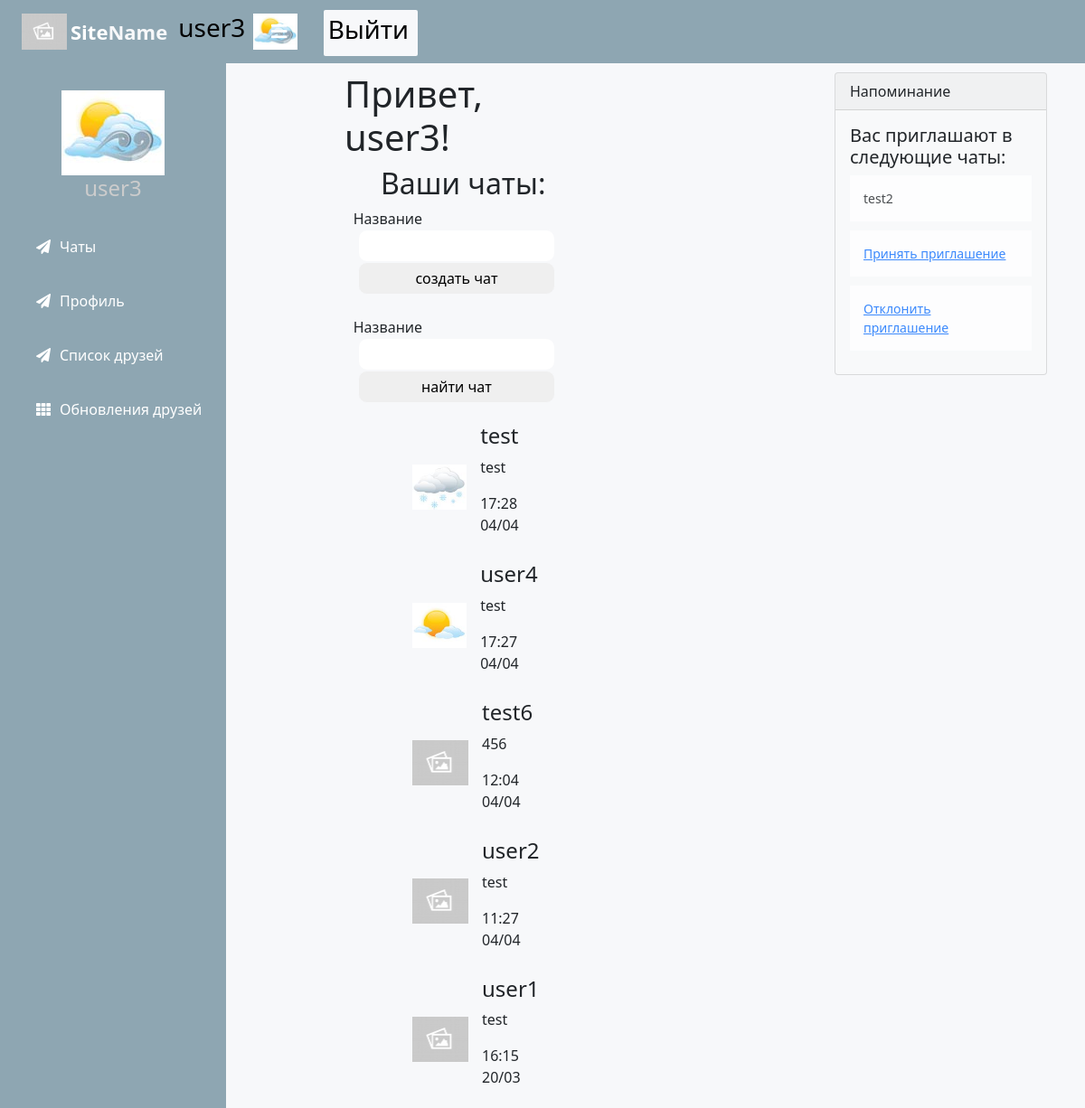
Before: /index (signed in) with the older database file.
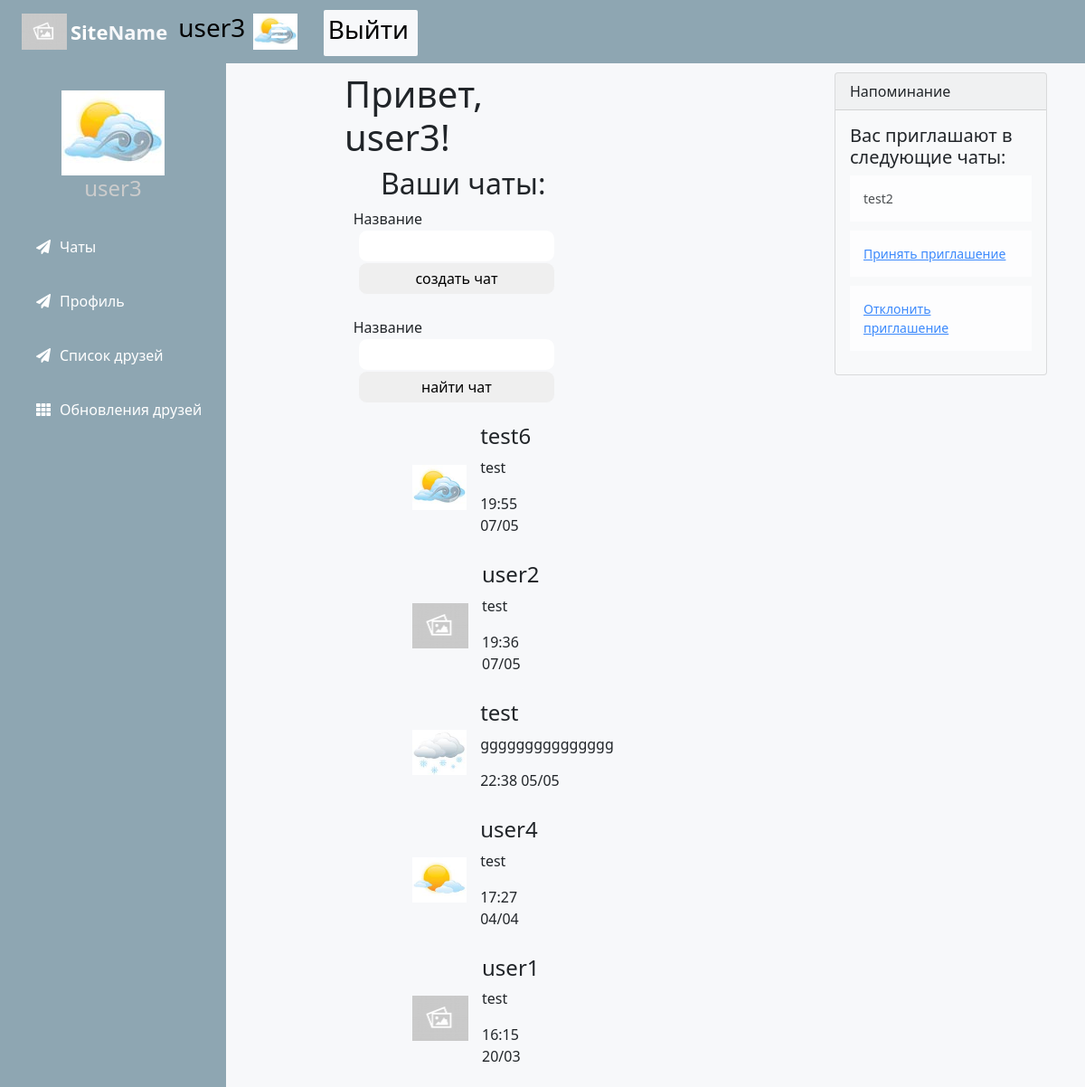
After: the same page with the newer database file.
### app/models.py (models this page shows, shortened)
class User(UserMixin, db.Model):
    id = db.Column(db.Integer, primary_key=True)
    username = db.Column(db.String(64), index=True, unique=True)
    email = db.Column(db.String(120), index=True, unique=True)
    password_hash = db.Column(db.String(128))
    posts = db.relationship('Post', backref='author', lazy='dynamic')
    invitations = db.relationship('Invitation', backref='user', lazy='dynamic')
    about_me = db.Column(db.String(140))
    last_seen = db.Column(db.DateTime, default=datetime.now(pytz.timezone('Europe/Moscow')))
    followed = db.relationship(
        'User', secondary=followers,
        primaryjoin=(followers.c.follower_id == id),
        secondaryjoin=(followers.c.followed_id == id),
        backref=db.backref('followers', lazy='dynamic'), lazy='dynamic')
    image = db.Column(db.BLOB, default=None)
    news = db.relationship('News', backref='author', lazy='dynamic')
    liked_news = db.relationship('User', secondary=user_news, backref='liked_users')
    def get_image(self):
        if self.image is not None:
            return b64encode(self.image).decode('UTF-8')

class Chat(db.Model):
    id = db.Column(db.Integer, primary_key=True)
    name = db.Column(db.String(64), index=True)
    users = db.relationship('User', secondary=user_chats, backref='chats')
    posts = db.relationship('Post', backref='chat', lazy='dynamic')
    invitations = db.relationship('Invitation', backref='chat', lazy='dynamic')
    image = db.Column(db.BLOB, default=None)
    def get_image(self):
        if self.image is not None:
            return b64encode(self.image).decode('UTF-8')

class Post(db.Model):
    id = db.Column(db.Integer, primary_key=True)
    body = db.Column(db.String(140))
    timestamp = db.Column(db.DateTime, index=True, default=datetime.now(pytz.timezone('Europe/Moscow')))
    user_id = db.Column(db.Integer, db.ForeignKey('user.id'))
    chat_id = db.Column(db.Integer, db.ForeignKey('chat.id'))
    news_id = db.Column(db.Integer, db.ForeignKey('news.id'))

class Invitation(db.Model):
    id = db.Column(db.Integer, primary_key=True)
    user_id = db.Column(db.Integer, db.ForeignKey('user.id'))
    chat_id = db.Column(db.Integer, db.ForeignKey('chat.id'))

### app/routes.py (the view, shortened to what this page needs)
@app.route('/', methods=['GET', 'POST'])
@app.route('/index', methods=['GET', 'POST'])
@login_required
def index():
    form = SearchAndCreateChatForm()
    chats = current_user.chats
    chats.sort(key=lambda x: x.posts[-1].timestamp)
    invite = Invitation.query.filter_by(user=current_user).first()
    if invite is None:
        return render_template('index.html', title='Главная страница', chats=reversed(chats), count=0,
                               form=form)
    return render_template('index.html', title='Главная страница', chats=reversed(chats),
                           invitations=current_user.invitations, count=1, form=form)

### app/forms.py (shortened to what this page needs)
class SearchAndCreateChatForm(FlaskForm):
    search_name = StringField('Название', validators=[])
    search_submit = SubmitField('найти чат')
    create_name = StringField('Название', validators=[])
    create_submit = SubmitField('создать чат')

### app/models.py (called while the page is built)
@login.user_loader
def load_user(id):
    return User.query.get(int(id))

### app/routes.py (called while the page is built)
@app.before_request
def before_request():
    if current_user.is_authenticated:
        current_user.last_seen = datetime.now(pytz.timezone('Europe/Moscow'))
        db.session.commit()

### app/templates/index.html (shortened to what this page needs)
{% extends "base.html" %}
{% block content %}
    <div class="row">
        <div class="col-lg-9 col-md-9 col-sm-9">
            <div class='main-part'>
                <h1>Привет, {{ current_user.username }}!</h1>
                <h2>Ваши чаты:</h2>
                <form action="" method="post" novalidate>
                    {{ form.create_name.label }}<br>
                    {{ form.create_name() }}
                    {{ form.create_submit() }}<br>
                    {{ form.search_name.label }}<br>
                    {{ form.search_name() }}
                    {{ form.search_submit() }}
                </form>
                <div class='friends-messages'>
                    {% for chat in chats %}
                        <div class="chat-instance"
                             onclick="location.href = '{{ url_for('chat', chat_id=chat.id) }}';">
                            <div class="chat-image">
                                {% if chat.name.find('none') == -1 %}
                            {% if chat.get_image() == None %}
                                <img src="../static/empty.jpg">
                            {% else %}
                                <img>
                            {% endif %}
                        {% elif chat.users[0] == current_user %}
                            {% if chat.users[1].get_image() == None %}
                                <img src="../static/empty.jpg">
                            {% else %}
                                <img>
                            {% endif %}
                        {% else %}
                            {% if chat.users[0].get_image() == None %}
                                <img src="../static/empty.jpg">
                            {% else %}
                                <img>
                            {% endif %}
                        {% endif %}
                            </div>
                            <div class="chat-inf">
                                <div class="chat-name">
                                    {% if chat.name.find('none') == -1 %}
                                        <h4>{{ chat.name }}</h4>
                                    {% elif chat.users[0] == current_user %}
                                        <h4>{{ chat.users[1].username }}</h4>
                                    {% else %}
                                        <h4>{{ chat.users[0].username }}</h4>
                                    {% endif %}
                                </div>
                                <div class="chat-last-message">
                                    <p> {{ chat.posts[-1].body[:15] }}</p>
                                    <p> {{ chat.posts[-1].timestamp.strftime('%H:%M %d/%m') }}</p>
                                </div>
                            </div>
                        </div>
                    {% endfor %}
                </div>
            </div>
            </div>
            <div class="col-lg-3 col-md-3 col-sm-3">
                <div class="notification-block">
                    {% if count > 0 %}
                        <div class="card text-black bg-light mb-3">
                            <div class="card-header">Напоминание</div>
                            <div class="card-body">
                                <h5 class="card-title">Вас приглашают в следующие чаты:</h5>
                                {% for invitation in invitations %}
                                    <div class="not-block">
                                        <p>{{ invitation.chat.name }}</p>
                                        <p class="card-text"><a
                                                href="{{ url_for('accept_the_invitation', invitation_id=invitation.id) }}">Принять
                                            приглашение</a></p>
                                        <p class="card-text"><a
                                            href="{{ url_for('decline_the_invitation', invitation_id=invitation.id) }}">Отклонить
                                        приглашение</a></p>
                                    </div>
                                    </div>
                                    </div>
                                {% endfor %}
                    {% endif %}
                </div>
            </div>
        </div>
{% endblock %}

### app/templates/base.html (shortened to what this page needs)
<html>
<head>
    <link href="https://cdn.jsdelivr.net/npm/bootstrap@5.0.0-beta3/dist/css/bootstrap.min.css" rel="stylesheet"
>
    <link rel="stylesheet" href="../static/autorization.css" type="text/css"/>
    <link rel="stylesheet" href="../static/common.css" type="text/css"/>
    <link rel="stylesheet" href="../static/messages.css" type="text/css"/>
    <link rel="stylesheet" href="../static/friends.css" type="text/css"/>
    <link rel="stylesheet" href="../static/profile.css" type="text/css"/>
    <link rel="stylesheet" href="../static/menu.css" type="text/css"/>
    <link rel="stylesheet" href="../static/news.css" type="text/css"/>
    <link rel="stylesheet" href="../static/menu.css">
    <link rel="stylesheet" href="https://cdnjs.cloudflare.com/ajax/libs/font-awesome/5.12.1/css/all.min.css">
</head>
<body>
    <header>
        <label for="check">
            <i class="fas fa-bars" id="sidebar_btn"></i>
        </label>
            <div class="name-logo">
                <div>
                    <img src="../static/empty.jpg"/>
                </div>
            <div class="left_area">
                <h3>Site<span>Name</span></h3>
            </div>
            <div class="right_area">
                {% if current_user.is_authenticated %}
                    <div class="user-information"
                         onclick="location.href='{{ url_for('user', username=current_user.username) }}';">
                        <div>
                            <h3>{{ current_user.username }}</h3>
                        </div>
                        <div>
                            {% if current_user.get_image() == None %}
                                <img src="../static/empty.jpg">
                            {% else %}
                                <img>
                            {% endif %}
                        </div>
                        <div>
                            {% if current_user.is_anonymous %}
                                <a href="{{ url_for('login') }}" class="logout_btn"><h3>Войти</h3></a>
                            {% else %}
                                <a href="{{ url_for('logout') }}" class="logout_btn"><h3>Выйти</h3></a>
                            {% endif %}
                        </div>
                    </div>
                {% endif %}
            </div>
        </div>
    </header>
    <div class="sidebar">
        <div class="profile_info">
            {% if current_user.is_authenticated %}
                {% if current_user.get_image() == None %}
                    <img src="../static/empty.jpg">
                {% else %}
                    <img>
                {% endif %}
                <h4>{{ current_user.username }}</h4>
            {% endif %}
        </div>
        <a href="{{ url_for('index') }}"><i class="fas fa-paper-plane"></i><span>Чаты</span></a>
        {% if not current_user.is_anonymous %}
            <a href="{{ url_for('user', username=current_user.username) }}"><i
                class="fas fa-paper-plane"></i><span>Профиль</span></a>
        {% endif %}
        <a href="{{ url_for('list_of_friends') }}"><i class="fas fa-paper-plane"></i><span>Список друзей</span></a>
        <a href="{{ url_for('news') }}"><i class="fas fa-th"></i><span>Обновления друзей</span></a>
    </div>
    <div class="content">
        {% block content %}{% endblock %}
    </div>
</body>
</html>

### app/static/common.css (style rules this page uses)
body { padding: 0px; margin: 0px; background-color: #f7f8fa; }
.name-logo img { height: 40px; align-self: center; }
.name-logo h3 { align-self: center; }
.name-logo div { height: 100%; display: flex; padding-left: 4px; }
.name-logo { height: 100%; display: flex; }
.user-information img { height: 40px; align-self: center; }
.user-information div { height: 100%; display: flex; padding-left: 4px; }
.user-information { height: 100%; display: flex; }
.content { display: flex; padding-top: 10px; justify-content: center; }
.main-part { width: 50%; display: flex; align-items: center; flex-direction: column; margin-left: 10px; }

### app/static/messages.css (style rules this page uses)
.friends-messages { padding-left: 5%; width: 60%; }
.chat-instance { display: flex; flex-direction: row; align-items: center; width: 90%; margin-left: 2%; border: 1px solid #f7f8fa; padding: 5px; border-radius: 10px; }
.chat-inf { margin-left: 15px; }
.chat-image img { height: 50px; }
.notification-block { padding-left: 3px; width: 150%; }
#create_name, #create_submit, #search_submit, #search_name { display: flex; flex-direction: row; align-items: center; width: 90%; margin-left: 2%; border: 1px solid #f7f8fa; padding: 5px; border-radius: 10px; }

### app/static/menu.css (style rules this page uses)
header { z-index: 1; position: fixed; background: #8ea6b2; padding: 20px; width: calc(100% - 0%); top: 0; height: 70px; }
.left_area h3 { color: #fff; margin: 0; font-size: 22px; font-weight: 900; }
.left_area span { color: #f7f8fa; }
.right_area h3 { color: #000; margin-right: 5; }
.logout_btn { padding: 5px; background: #f7f8fa; text-decoration: none; float: right; margin-top: 3px; margin-right: 50px; border-radius: 2px; font-size: 10px; font-weight: 600; color: #fff; transition: 0.5s; transition-property: background; }
.sidebar { z-index: 1; top: 0; background: #8ea6b2; margin-top: 70px; padding-top: 30px; position: fixed; left: 0; width: 250px; height: 100%; transition: 0.5s; transition-property: left; overflow-y: auto; }
.profile_info { display: flex; flex-direction: column; justify-content: center; align-items: center; }
.sidebar .profile_info h4 { color: #ccc; margin-top: 0; margin-bottom: 20px; }
.sidebar a { color: #fff; display: block; width: 100%; line-height: 60px; text-decoration: none; padding-left: 40px; box-sizing: border-box; transition: 0.5s; transition-property: background; }
.sidebar i { padding-right: 10px; }
label #sidebar_btn { z-index: 1; color: #fff; position: fixed; cursor: pointer; left: 300px; font-size: 20px; margin: 5px 0; transition: 0.5s; transition-property: color; }
.content { width:calc(100% - 250px); margin-top: 60px; padding: 20px; margin-left: 250px; background-position: center; background-size: cover; height: 100vh; transition: 0.5s; }
.content .card p { background: #fff; padding: 15px; margin-bottom: 10px; font-size: 14px; opacity: 0.8; }

### app/templates/base.html (style rules this page uses)
.user-information a { align-self: center; cursor: pointer; text-decoration: none; color: black; margin-left: 25px; }

Changed rows visible on the page:
changed Chat "test6": image: picture added; body "456" → "test"; timestamp "12:04 04/04" → "19:55 07/05"; image: picture removed; moves up the list
shown differently, row unchanged: Chat "user2": timestamp "11:27 04/04" → "19:36 07/05"; moves up the list
computed for Chat: body "test" → "ggggggggggggggg"; timestamp "17:28 04/04" → "22:38 05/05"
